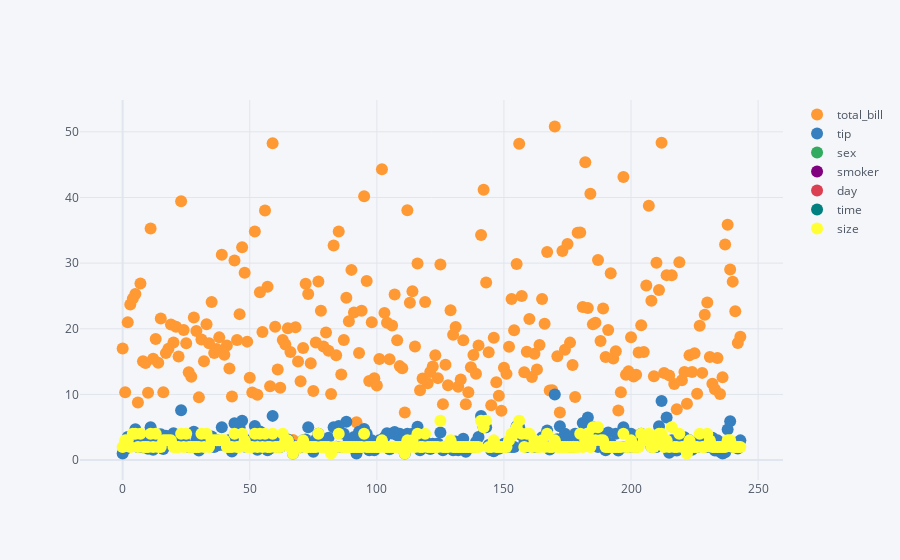

Notebook code for this chart:
### Code cell
df2.iplot(kind='scatter',mode='markers')

### Figure 1 — Plotly figure (JSON) as saved in the notebook; plotly's stock layout.template omitted (floating-point values rounded to 4 significant figures; data arrays with more than 128 entries replaced by an {"elided": "..."} marker saying what was removed)
{"data": [{"line": {"color": "rgba(255, 153, 51, 1.0)", "dash": "solid", "shape": "linear", "width": 1.3}, "marker": {"size": 12, "symbol": "circle"}, "mode": "markers", "name": "total_bill", "text": "", "type": "scatter", "x": {"elided": "244 int values"}, "y": {"elided": "244 float values"}}, {"line": {"color": "rgba(55, 128, 191, 1.0)", "dash": "solid", "shape": "linear", "width": 1.3}, "marker": {"size": 12, "symbol": "circle"}, "mode": "markers", "name": "tip", "text": "", "type": "scatter", "x": {"elided": "244 int values"}, "y": {"elided": "244 float values"}}, {"line": {"color": "rgba(50, 171, 96, 1.0)", "dash": "solid", "shape": "linear", "width": 1.3}, "marker": {"size": 12, "symbol": "circle"}, "mode": "markers", "name": "sex", "text": "", "type": "scatter", "x": {"elided": "244 int values"}, "y": {"elided": "244 str values"}}, {"line": {"color": "rgba(128, 0, 128, 1.0)", "dash": "solid", "shape": "linear", "width": 1.3}, "marker": {"size": 12, "symbol": "circle"}, "mode": "markers", "name": "smoker", "text": "", "type": "scatter", "x": {"elided": "244 int values"}, "y": {"elided": "244 str values"}}, {"line": {"color": "rgba(219, 64, 82, 1.0)", "dash": "solid", "shape": "linear", "width": 1.3}, "marker": {"size": 12, "symbol": "circle"}, "mode": "markers", "name": "day", "text": "", "type": "scatter", "x": {"elided": "244 int values"}, "y": {"elided": "244 str values"}}, {"line": {"color": "rgba(0, 128, 128, 1.0)", "dash": "solid", "shape": "linear", "width": 1.3}, "marker": {"size": 12, "symbol": "circle"}, "mode": "markers", "name": "time", "text": "", "type": "scatter", "x": {"elided": "244 int values"}, "y": {"elided": "244 str values"}}, {"line": {"color": "rgba(255, 255, 51, 1.0)", "dash": "solid", "shape": "linear", "width": 1.3}, "marker": {"size": 12, "symbol": "circle"}, "mode": "markers", "name": "size", "text": "", "type": "scatter", "x": {"elided": "244 int values"}, "y": {"elided": "244 int values"}}], "layout": {"legend": {"bgcolor": "#F5F6F9", "font": {"color": "#4D5663"}}, "paper_bgcolor": "#F5F6F9", "plot_bgcolor": "#F5F6F9", "title": {"font": {"color": "#4D5663"}}, "xaxis": {"gridcolor": "#E1E5ED", "showgrid": true, "tickfont": {"color": "#4D5663"}, "title": {"font": {"color": "#4D5663"}, "text": ""}, "zerolinecolor": "#E1E5ED"}, "yaxis": {"gridcolor": "#E1E5ED", "showgrid": true, "tickfont": {"color": "#4D5663"}, "title": {"font": {"color": "#4D5663"}, "text": ""}, "zerolinecolor": "#E1E5ED"}}}
